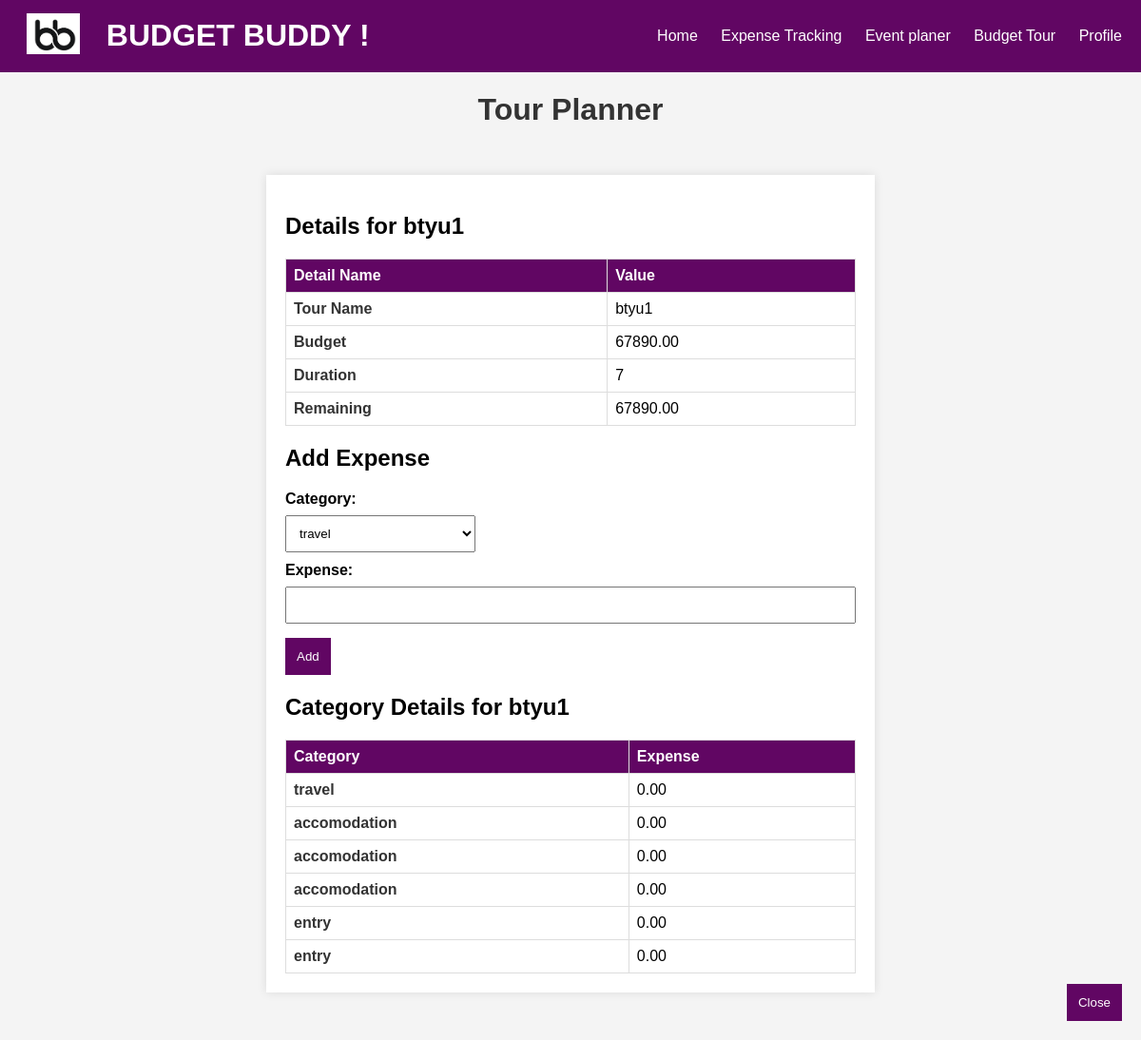
/maintour/btyu1/, run on the app's committed database.
### expenses/models.py (models this page shows, shortened)
class TDetails(models.Model):
    tour_name = models.CharField(max_length=100,primary_key=True)
    budget = models.DecimalField(max_digits=10,decimal_places=2)
    duration = models.IntegerField()
    user = models.ForeignKey(User, on_delete=models.CASCADE)
    status = models.IntegerField(default=0)
    remaining = models.DecimalField(max_digits=10,decimal_places=2,default=0)

class Tcat(models.Model):
    tour_name = models.CharField(max_length=100)
    category = models.CharField(max_length=100)
    expense = models.DecimalField(max_digits=10, decimal_places=2, default=0)

### expenses/views.py (the view, shortened to what this page needs)
# urls.py: path('maintour/<str:tour_name>/', views.maintour, name='maintour'),
def maintour(request, tour_name):
    try:
        tour_details = TDetails.objects.get(tour_name=tour_name)
        tcat_details = Tcat.objects.filter(tour_name=tour_name)
    except TDetails.DoesNotExist:
        tour_details = None
        tcat_details = None
    return render(request, 'maintour.html', {'tour_details': tour_details, 'tcat_details': tcat_details})

### expenses/templates/maintour.html (shortened to what this page needs)
<!DOCTYPE html>
<html lang="en">
<head>
</head>
<body>
    {% include 'header.html' %}
    <h1>Tour Planner</h1>
    <div class="tour-planner">
        <div class="result-section">
        {% if tour_details %}
        <h2>Details for {{ tour_details.tour_name }}</h2>
        <table>
            <tr>
                <th>Detail Name</th>
                <th>Value</th>
            </tr>
            <tr>
                <td><span>Tour Name</span></td>
                <td>{{ tour_details.tour_name }}</td>
            </tr>
            <tr>
                <td><span>Budget</span></td>
                <td>{{ tour_details.budget }}</td>
            </tr>
            <tr>
                <td><span>Duration</span></td>
                <td>{{ tour_details.duration }}</td>
            </tr>
            <tr>
                <td><span>Remaining</span></td>
                <td>{{ tour_details.remaining }}</td>
            </tr>
        </table>
        {% else %}
            <p>No details found for the entered tour name.</p>
        {% endif %}
        </div>
        <div class="tcat-section">
        {% if tcat_details %}
        {% if tour_details.status == 0 %}
        <h2>Add Expense</h2>
        <form id="add-expense-form" method="post" action="{% url 'maintour' tour_name=tour_details.tour_name %}">
            <label for="category">Category:</label>
            <select name="category" id="category" style="width: 200px; padding:10px;">
                {% for tcat in tcat_details %}
                    <option value="{{ tcat.category }}">{{ tcat.category }}</option>
                {% endfor %}
            </select>
            <label for="expense" style=" padding-top:10px;">Expense:</label>
            <input type="number" name="expense" id="expense" step="0.01">
            <button type="submit">Add</button>
        </form>
        {% endif %}
            <h2>Category Details for {{ tour_details.tour_name }}</h2>
            <table>
                <tr>
                    <th>Category</th>
                    <th>Expense</th>
                </tr>
                {% for tcat in tcat_details %}
                    <tr>
                        <td><span>{{ tcat.category }}</span></td>
                        <td>{{ tcat.expense }}</td>
                    </tr>
                {% endfor %}
            </table>
        {% else %}
            <p>No Tcat details found for the entered tour name.</p>
        {% endif %}
        </div>
    </div>
    {% if tour_details.status == 0 %}
    <form method="post" action="{% url 'update_status' tour_name=tour_details.tour_name %}" class="close-button">
        <button type="submit">Close</button>
    </form>
    {% endif %}
</body>
</html>

### expenses/templates/maintour.html (style rules this page uses)
body { font-family: 'Arial', sans-serif; background-color: #f4f4f4; margin: 0; padding: 0; }
.tour-planner { max-width: 600px; margin: 50px auto; padding: 20px; background-color: #fff; box-shadow: 0 0 10px rgba(0, 0, 0, 0.1); }
h1 { text-align: center; color: #333; }
label { display: block; margin-bottom: 8px; font-weight: bold; }
input { width: 100%; padding: 10px; margin-bottom: 15px; box-sizing: border-box; }
button { background-color: #610663; color: #fff; cursor: pointer; border: none; padding: 12px; }
.result-section,.tcat-section { margin-top: 20px; }
table { width: 100%; border-collapse: collapse; margin-top: 10px; }
th, td { border: 1px solid #ddd; padding: 8px; text-align: left; }
th { background-color: #610663; color: white; }
span { font-weight: bold; color: #333; }
.close-button { position: fixed; bottom: 20px; right: 20px; }

### expenses/templates/header.html (style rules this page uses)
body { font-family: 'Arial', sans-serif; background-size: cover; background-position: center; margin: 0; padding: 0; }

### data on the page
TDetails: tour_name "btyu1", budget "67890.00", duration "7", remaining "67890.00"
Tcat: category "travel", expense "0.00"
Tcat: category "accomodation", expense "0.00"
Tcat: category "accomodation", expense "0.00"
Tcat: category "accomodation", expense "0.00"
Tcat: category "entry", expense "0.00"
Tcat: category "entry", expense "0.00"

### other printed values
form field category "travel"
